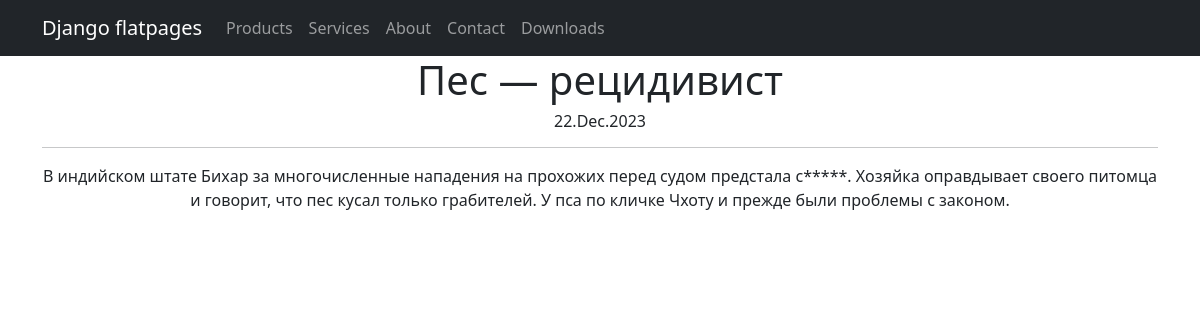
Screenshot of /news/1 with the database file from the repository.
### news/models.py (models this page shows, shortened)
class Post(models.Model):
    article = 'AR'
    news = 'NE'
    CATEGORY_MATERIAL = [
        (article, 'Статья'),
        (news, 'Новость')
    ]
    author = models.ForeignKey(Author, on_delete=models.CASCADE)
    category_post = models.CharField(max_length=2, choices=CATEGORY_MATERIAL, default=article)
    time_in = models.DateTimeField(auto_now_add=True)
    category_post_many = models.ManyToManyField(Category, through='PostCategory')
    title = models.CharField(max_length=128)
    text = models.TextField()
    rating = models.IntegerField(default=0)

### news/views.py (the view)
# urls.py: path('<int:pk>', cache_page(300)(PostDetail.as_view()), name='post_detail'),
class PostDetail(DetailView):
    model = Post
    template_name = 'post.html'
    context_object_name = 'post'

### news/templatetags/custom_filters.py (called while the page is built)
@register.filter()
def censor(text):
    if not isinstance(text, str):
        raise StrException
    else:
        text_list = text.split()
        censor_list = []
        for word in text_list:
            clean_word = ''.join(c for c in word if c not in string.punctuation)
            if clean_word.lower() in BAD_WORDS:
                censor_word = clean_word[0] + (len(clean_word) - 1) * '*'
                censor_list.append(word.replace(clean_word, censor_word))
            else:
                censor_list.append(word)
    return ' '.join(censor_list)

### templates/post.html (shortened to what this page needs)
{% extends 'flatpages/default.html' %}
{% load custom_filters %}
{% block content %}
<h1>{{ post.title }}</h1>
<h6>{{ post.time_in|date:'d.M.Y' }}</h6>
<hr>
{{ post.text|censor }}
{% endblock content %}

### templates/flatpages/default.html (shortened to what this page needs)
<!DOCTYPE html>
<html lang="en">
    <head>
        {% load static %}
        <link href="{% static 'css/styles.css' %}" rel="stylesheet" />
    </head>
    <body>
        <nav class="navbar navbar-expand-lg navbar-dark bg-dark static-top">
            <div class="container">
                <a class="navbar-brand" href="#">Django flatpages</a>
                <div class="collapse navbar-collapse" id="navbarResponsive">
                    <ul class="navbar-nav ml-auto">
                        <li class="nav-item">
                            <a class="nav-link" href="/products/">Products</a>
                        </li>
                        <li class="nav-item">
                            <a class="nav-link" href="/services/">Services</a>
                        </li>
                        <li class="nav-item">
                            <a class="nav-link" href="/about/">About</a>
                        </li>
                        <li class="nav-item">
                            <a class="nav-link" href="/contacts/">Contact</a>
                        </li>
                        <li class="nav-item">
                            <a class="nav-link" href="/downloads/">Downloads</a>
                        </li>
                    </ul>
                </div>
            </div>
        </nav>
        <div class="container">
            <div class="row">
                <div class="col-lg-12 text-center">
                    {% block content %}{% endblock content %}
                </div>
            </div>
        </div>
    </body>
</html>

### rows the page displays
Post: title "Пес — рецидивист", time_in "22.Dec.2023", text|censor "В индийском штате Бихар за многочисленные нападения на прохожих перед судом предстала с*****. Хозяйка оправдывает своего питомца и говорит, что пес кусал только грабителей. У пса по кличке Чхоту и прежде были проблемы с законом."
